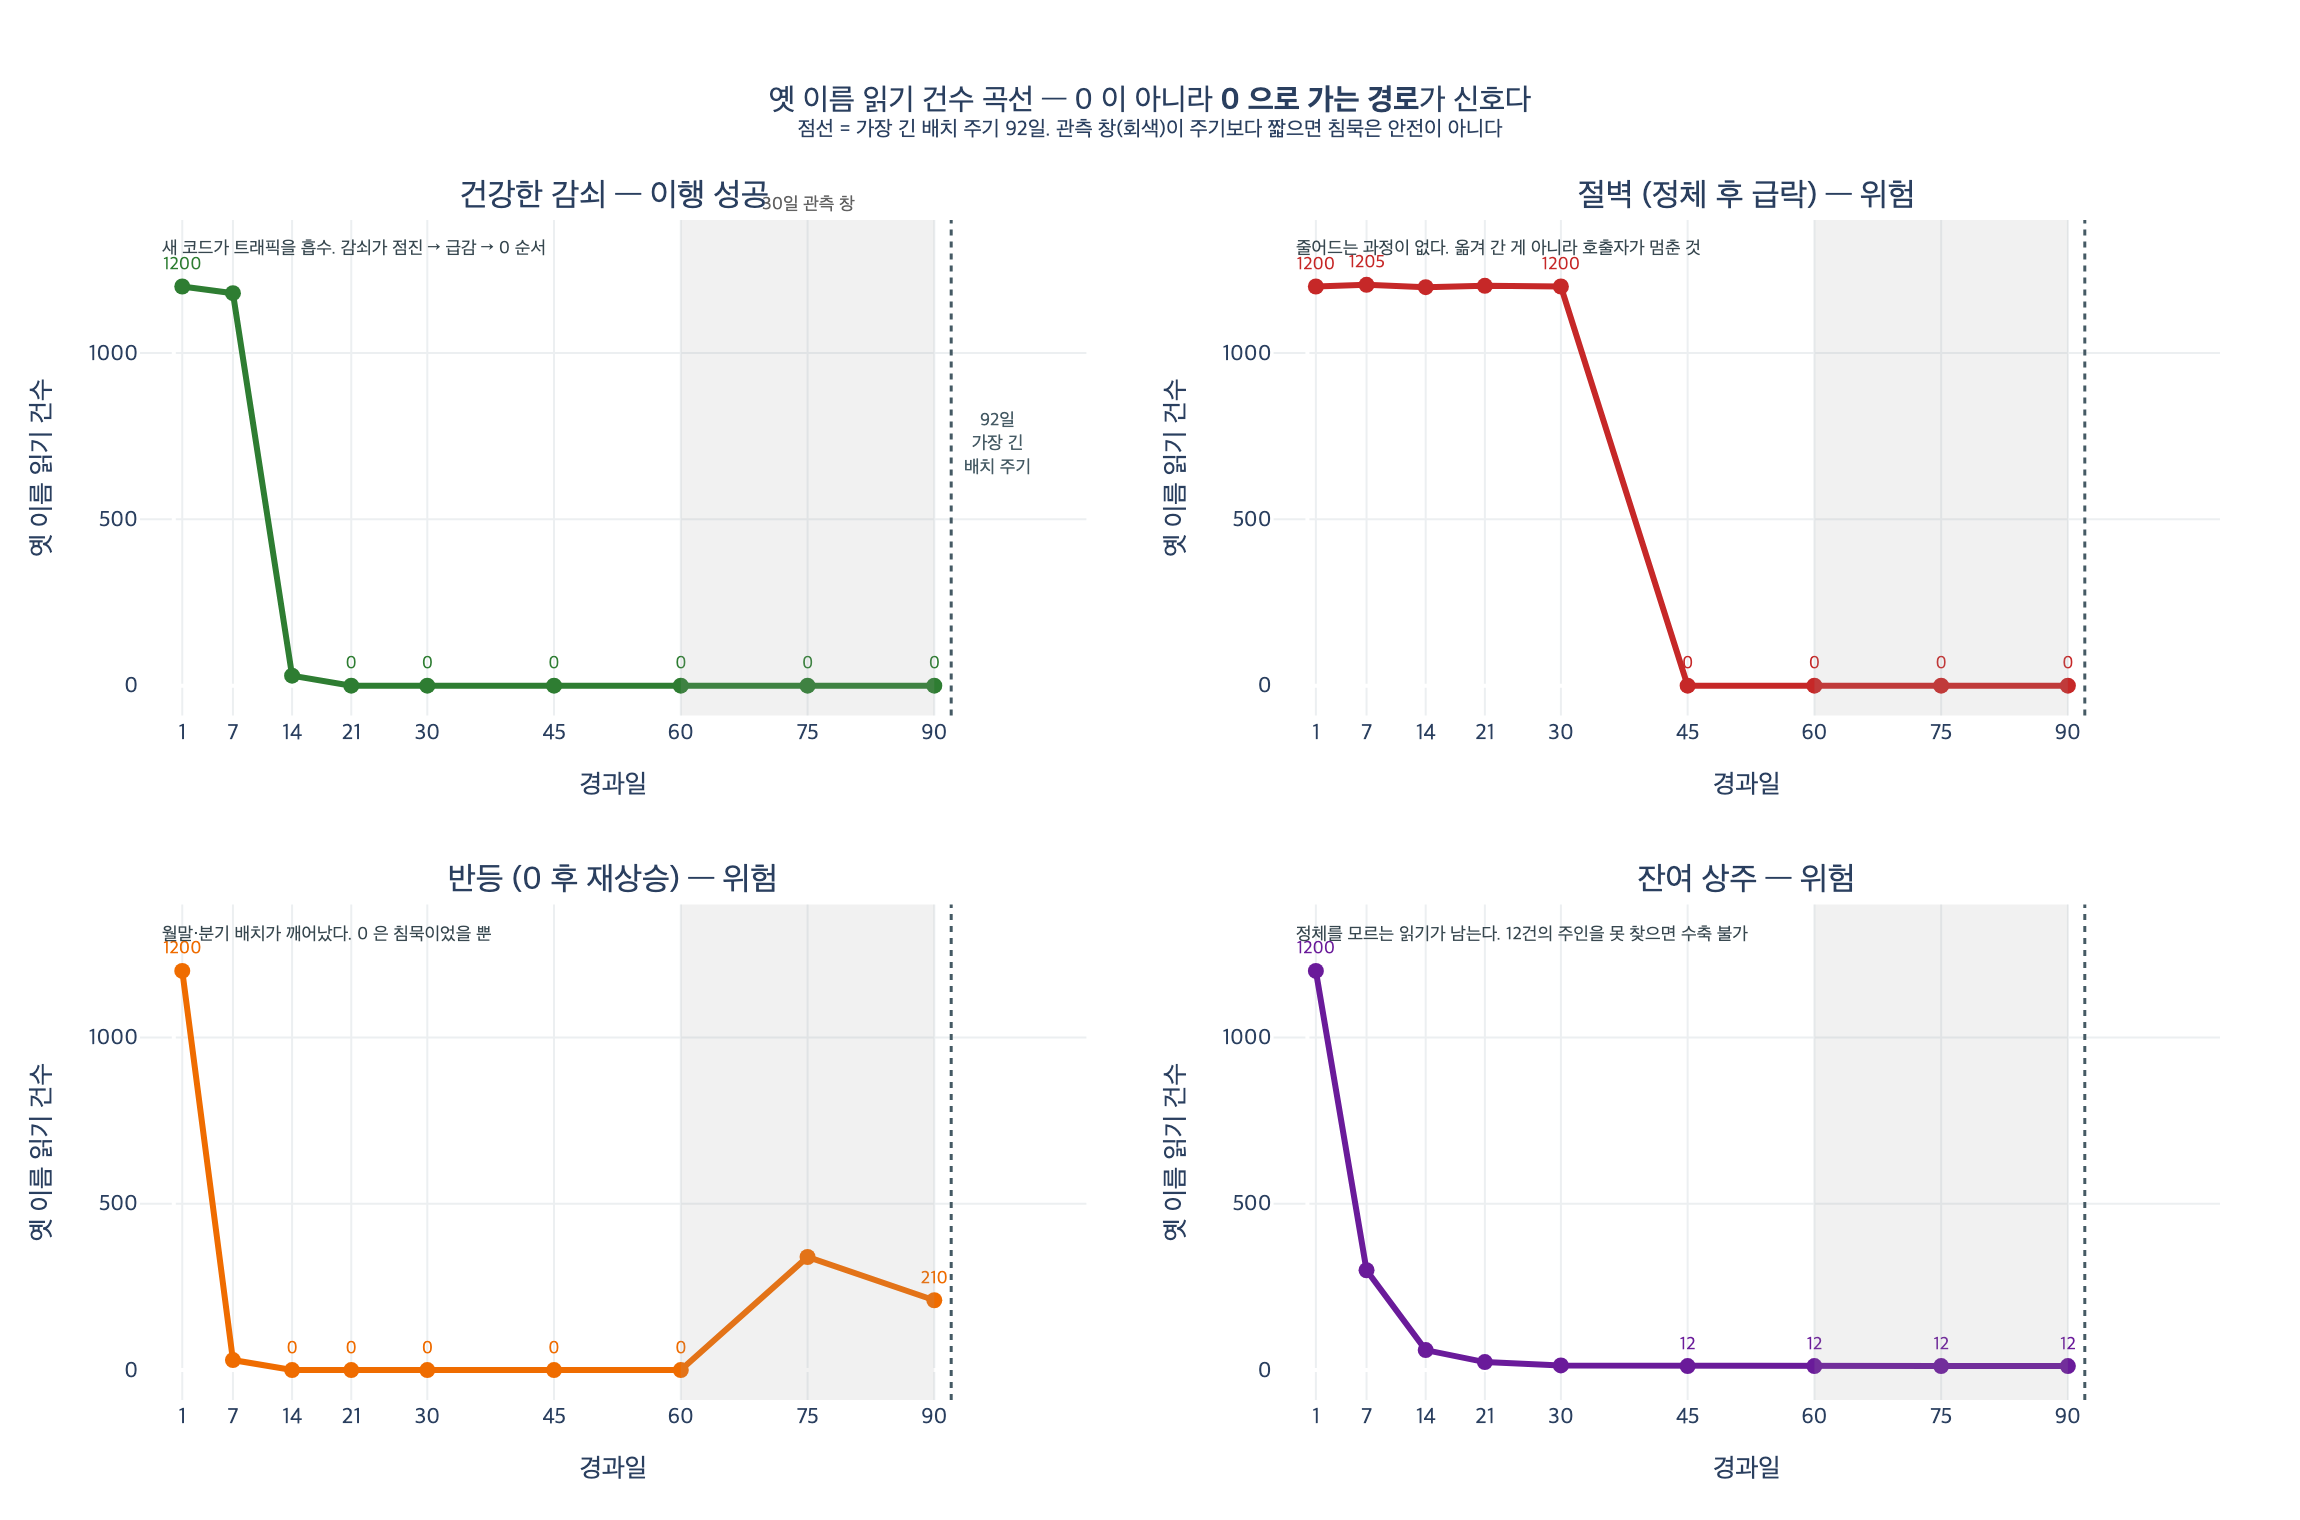

Source code (Python):
# %% [markdown]
# # 이행이 잘 되고 있다는 신호 — 옛 이름 읽기 건수의 감쇠 곡선
#
# 32장의 결론 한 줄은 이것이다.
#
# > 조직도 렌더의 곡선을 보시라. **1,200 → 1,180 → 30 → 0** 으로 떨어졌다.
# > 그게 «새 코드로 옮겨 간» 흔적이다. 이런 곡선이 보이면 이행이 잘 되고 있는 것이다.
#
# 즉 **이행의 진척은 "새 코드가 배포됐다"가 아니라 "옛 이름 읽기 건수가 어떻게 떨어지느냐"로 관측한다.**
# 배포는 의도이고, 읽기 건수는 사실이다.
#
# 이 노트북에서 볼 것:
#
# 1. 건강한 감쇠 곡선(조직도 렌더)과 그 모양의 의미
# 2. 같은 "0"으로 끝나지만 신뢰할 수 없는 세 가지 **위험 신호 곡선**
# 3. **침묵 ≠ 안전** — 관측 창(30일)이 배치 주기(92일)보다 짧으면 0은 증거가 아니다
#
# 수식으로 쓰면 건강한 곡선은 대략 지수 감쇠에 가깝다.
#
# $$ r(t) \approx r_0 \cdot e^{-\lambda t}, \qquad \lambda > 0 $$
#
# 그리고 수축(옛 스키마 삭제)의 안전 조건은 시간이 아니라 **주기** 기준이다.
#
# $$ \text{safe} \iff \bigl(t_{\text{now}} - t_{\text{last read}}\bigr) > T_{\max\ \text{cycle}} $$

# %%
# 필요 패키지: plotly, kaleido  (pip install plotly kaleido)
import os

import plotly.graph_objects as go
from plotly.subplots import make_subplots


def _show(fig):
    try:
        from IPython import get_ipython

        if get_ipython() is not None:  # VSCode 셀/Jupyter에서만 렌더링
            fig.show()
    except ImportError:
        pass


HERE = os.path.dirname(os.path.abspath(__file__)) if "__file__" in globals() else os.getcwd()
FONT = "Apple SD Gothic Neo, Noto Sans KR, sans-serif"
print("준비 완료:", HERE)
# 출력: 준비 완료: /Users/swcho/.../fc6c5b6f-04da-4bdb-b578-e9aa0035f4d0

# %% [markdown]
# ## 1. 원문의 관측 기록
#
# 예제 3(`ex3_when_to_contract.py`)의 `READS` 를 그대로 옮긴다.
# `(일자, 읽은 주체, 건수)` — 최근 90일간 **옛 이름(이끔)** 을 읽은 기록이다.

# %%
READS = [
    (1, "정산 배치", 420),
    (1, "조직도 렌더", 1200),
    (7, "정산 배치", 410),
    (7, "조직도 렌더", 1180),
    (14, "정산 배치", 405),
    (14, "조직도 렌더", 30),
    (21, "정산 배치", 400),
    (21, "조직도 렌더", 0),
    (30, "정산 배치", 395),
    (45, "정산 배치", 390),
    (60, "정산 배치", 2),
    (75, "정산 배치", 0),
    (82, "월말 마감", 340),  # 월말에만 도는 배치
    (88, "분기 결산", 210),  # 분기에 한 번 도는 배치
    (90, "정산 배치", 0),
]
TODAY = 140
LONGEST_CYCLE = 92  # 제일 드물게 도는 잡 — 분기 결산


def by_reader(reads):
    d = {}
    for day, who, n in reads:
        d.setdefault(who, []).append((day, n))
    for v in d.values():
        v.sort()
    return d


HIST = by_reader(READS)
for who, h in HIST.items():
    print(f"{who:<10} {[n for _d, n in h]}")
# 출력: 정산 배치     [420, 410, 405, 400, 395, 390, 2, 0, 0]
# 출력: 조직도 렌더    [1200, 1180, 30, 0]
# 출력: 월말 마감     [340]
# 출력: 분기 결산     [210]

# %% [markdown]
# ## 2. 건강한 곡선을 숫자로 확인한다
#
# "잘 되고 있다"를 눈대중이 아니라 두 개의 수로 잡아 둔다.
#
# - **감쇠율** $1 - r_t/r_{t-1}$ : 구간마다 몇 %가 사라졌나
# - **0 도달 후 재상승 여부** : 0 이 마지막인가, 아니면 잠깐 쉰 것인가
#
# 조직도 렌더는 1,180 → 30 구간에서 97% 가 사라진다. 새 코드로의 전환이 그 사이에 일어났다.
# 반면 정산 배치는 420 → 390 으로 **7% 밖에 안 줄었다.** 이 곡선은 "이행 중"이 아니라 "손 안 댐"이다.

# %%
def decay_table(who):
    h = HIST[who]
    rows = []
    prev = None
    for day, n in h:
        rate = None if prev in (None, 0) else 1 - n / prev
        rows.append((day, n, rate))
        prev = n
    return rows


for who in ("조직도 렌더", "정산 배치"):
    print(f"\n[{who}]")
    print(f"{'일자':>4}{'건수':>8}{'감쇠율':>10}")
    for day, n, rate in decay_table(who):
        r = "-" if rate is None else f"{rate:6.1%}"
        print(f"{day:>4}{n:>8}{r:>10}")
# 출력:
# 출력: [조직도 렌더]
# 출력:   일자      건수       감쇠율
# 출력:    1    1200         -
# 출력:    7    1180      1.7%
# 출력:   14      30     97.5%
# 출력:   21       0    100.0%
# 출력:
# 출력: [정산 배치]
# 출력:   일자      건수       감쇠율
# 출력:    1     420         -
# 출력:    7     410      2.4%
# 출력:   14     405      1.2%
# 출력:   21     400      1.2%
# 출력:   30     395      1.2%
# 출력:   45     390      1.3%
# 출력:   60       2     99.5%
# 출력:   75       0    100.0%
# 출력:   90       0         -

# %% [markdown]
# ## 3. 같은 0, 다른 의미 — 네 가지 곡선 모양
#
# 마지막 값이 0 인 곡선은 네 가지가 있는데, 그중 **하나만** 이행이 잘 된 신호다.
#
# | 모양 | 생김새 | 실제로 벌어진 일 |
# |---|---|---|
# | 건강한 감쇠 | 1200 → 1180 → 30 → 0 | 새 코드가 트래픽을 흡수했다 |
# | 절벽 (정체 후 급락) | 1200 → 1200 → 1200 → 0 | 이행이 아니라 **호출자가 죽었다** |
# | 반등 (0 찍고 튀어오름) | 1200 → 30 → 0 → 340 | 드물게 도는 배치가 깨어났다 |
# | 잔여 상주 | 1200 → 60 → 14 → 12 | 정체를 모르는 읽기가 남아 있다 |
#
# 핵심은 **0 자체가 신호가 아니라는 것.** 0 으로 가는 *경로*가 신호다.

# %%
DAYS = [1, 7, 14, 21, 30, 45, 60, 75, 90]

CURVES = {
    "건강한 감쇠": {
        "y": [1200, 1180, 30, 0, 0, 0, 0, 0, 0],
        "verdict": "이행 성공",
        "why": "새 코드가 트래픽을 흡수. 감쇠가 점진 → 급감 → 0 순서",
        "color": "#2E7D32",
    },
    "절벽 (정체 후 급락)": {
        "y": [1200, 1205, 1198, 1202, 1200, 0, 0, 0, 0],
        "verdict": "위험",
        "why": "줄어드는 과정이 없다. 옮겨 간 게 아니라 호출자가 멈춘 것",
        "color": "#C62828",
    },
    "반등 (0 후 재상승)": {
        "y": [1200, 30, 0, 0, 0, 0, 0, 340, 210],
        "verdict": "위험",
        "why": "월말·분기 배치가 깨어났다. 0 은 침묵이었을 뿐",
        "color": "#EF6C00",
    },
    "잔여 상주": {
        "y": [1200, 300, 60, 24, 14, 12, 12, 12, 12],
        "verdict": "위험",
        "why": "정체를 모르는 읽기가 남는다. 12건의 주인을 못 찾으면 수축 불가",
        "color": "#6A1B9A",
    },
}

print(f"{'곡선':<20}{'마지막값':>8}{'최소값':>7}{'0이후재상승':>12}  판정")
print("-" * 78)
for name, c in CURVES.items():
    y = c["y"]
    zero_i = next((i for i, v in enumerate(y) if v == 0), None)
    rebound = zero_i is not None and any(v > 0 for v in y[zero_i:])
    print(f"{name:<20}{y[-1]:>8}{min(y):>7}{str(rebound):>12}  {c['verdict']}")
# 출력: 곡선                    마지막값     최소값     0이후재상승  판정
# 출력: ------------------------------------------------------------------------------
# 출력: 건강한 감쇠                    0      0       False  이행 성공
# 출력: 절벽 (정체 후 급락)              0      0       False  위험
# 출력: 반등 (0 후 재상승)             210      0        True  위험
# 출력: 잔여 상주                     12     12       False  위험

# %% [markdown]
# 주의: **절벽 곡선은 위 표의 산술 지표로는 건강한 곡선과 구별되지 않는다.**
# 둘 다 마지막이 0 이고 재상승도 없다. 구별하려면 *0 에 닿기 직전까지의 감쇠*를 봐야 한다.
# 건강한 곡선은 0 에 닿기 전에 이미 97.5% 가 줄어 있고, 절벽은 직전까지 0% 다.
#
# 그래서 판정은 세 가지 조건의 논리곱으로 쓴다.
#
# $$ \text{healthy} \iff \text{reaches } 0 \;\wedge\; \neg\text{rebound} \;\wedge\; \text{predrop decay} > 0.5 $$

# %%
def diagnose(y):
    """0 도달 / 재상승 / 0 직전까지의 감쇠 — 셋을 함께 본다."""
    zero_i = next((i for i, v in enumerate(y) if v == 0), None)
    reaches_zero = zero_i is not None
    rebound = reaches_zero and any(v > 0 for v in y[zero_i:])
    if reaches_zero and zero_i > 0:
        predrop = 1 - y[zero_i - 1] / y[0]
    else:
        predrop = None  # 0 에 아예 닿지 않으면 정의할 수 없다
    return reaches_zero, rebound, predrop


print(f"{'곡선':<20}{'0도달':>6}{'재상승':>7}{'0직전감쇠':>10}  판정")
print("-" * 72)
for name, c in CURVES.items():
    z, reb, pre = diagnose(c["y"])
    if not z:
        verdict = "잔여 상주 — 0 에 못 닿음"
    elif reb:
        verdict = "반등 — 침묵이었을 뿐"
    elif pre is not None and pre <= 0.5:
        verdict = "절벽 — 이행 아님"
    else:
        verdict = "건강한 감쇠"
    ps = "-" if pre is None else f"{pre:.1%}"
    print(f"{name:<20}{str(z):>6}{str(reb):>7}{ps:>10}  {verdict}")
# 출력: 곡선                    0도달    재상승    0직전감쇠  판정
# 출력: ------------------------------------------------------------------------
# 출력: 건강한 감쇠                True  False     97.5%  건강한 감쇠
# 출력: 절벽 (정체 후 급락)          True  False      0.0%  절벽 — 이행 아님
# 출력: 반등 (0 후 재상승)          True   True     97.5%  반등 — 침묵이었을 뿐
# 출력: 잔여 상주                False  False         -  잔여 상주 — 0 에 못 닿음

# %% [markdown]
# ## 4. 침묵은 안전이 아니다 — 관측 창 대비 배치 주기
#
# 예제 3의 세 가지 판정을 그대로 돌려 본다. 앞의 둘은 «지워도 됨»이라 하고 세 번째만 «아직»이라 한다.
# **그리고 세 번째가 맞다.**
#
# $$ \text{관측 창}(30) < T_{\max\ \text{cycle}}(92) \Rightarrow \text{0 은 증거가 아니다} $$

# %%
def last_use(h):
    used = [d for d, n in h if n > 0]
    return max(used) if used else None


print(f"{'읽는 주체':<12}{'마지막 사용':>10}{'경과일':>7}{'최근 30일':>10}")
print("-" * 42)
for who, h in sorted(HIST.items()):
    lu = last_use(h)
    recent = sum(n for d, n in h if d > TODAY - 30)
    print(f"{who:<12}{lu if lu else '없음':>10}{TODAY - lu if lu else 999:>7}{recent:>10}")

quiet30 = all(sum(n for d, n in h if d > TODAY - 30) == 0 for h in HIST.values())
all_quiet30 = all((TODAY - last_use(h)) >= 30 for h in HIST.values() if last_use(h))
safe_cycle = all((TODAY - last_use(h)) > LONGEST_CYCLE for h in HIST.values() if last_use(h))

print()
for label, v in (
    ("최근 30일 건수가 0인가", quiet30),
    ("모든 주체가 30일 이상 조용", all_quiet30),
    (f"가장 긴 주기({LONGEST_CYCLE}일)보다 오래", safe_cycle),
):
    print(f"{label:<30}{'지워도 됨' if v else '아직'}")
# 출력: 읽는 주체           마지막 사용    경과일     최근 30일
# 출력: ------------------------------------------
# 출력: 분기 결산                 88     52         0
# 출력: 월말 마감                 82     58         0
# 출력: 정산 배치                 60     80         0
# 출력: 조직도 렌더                14    126         0
# 출력:
# 출력: 최근 30일 건수가 0인가                지워도 됨
# 출력: 모든 주체가 30일 이상 조용             지워도 됨
# 출력: 가장 긴 주기(92일)보다 오래           아직

# %% [markdown]
# 분기 결산은 52일째 조용하다. 30일 창으로 보면 완전한 0 이다.
# 그런데 이건 **92일마다 도는 잡**이다. 40일 뒤에 깨어나서 없어진 이름을 찾는다.
# 연말 정산이면 365일이므로 «1년 조용»해도 지우면 안 된다.

# %% [markdown]
# ## 5. 시각화
#
# 왼쪽 위가 정답 곡선이고, 나머지 셋은 마지막 값만 보면 속기 쉬운 곡선들이다.
# 각 패널에 **30일 관측 창**(회색 음영)과 **92일 배치 주기**(점선)를 겹쳐 그려서,
# 관측 창 안의 0 이 왜 증거가 못 되는지 보이게 한다.

# %%
titles = list(CURVES)
fig = make_subplots(
    rows=2,
    cols=2,
    subplot_titles=[f"{t} — {CURVES[t]['verdict']}" for t in titles],
    vertical_spacing=0.16,
    horizontal_spacing=0.09,
)

for i, name in enumerate(titles):
    r, cc = i // 2 + 1, i % 2 + 1
    c = CURVES[name]
    fig.add_trace(
        go.Scatter(
            x=DAYS,
            y=c["y"],
            mode="lines+markers+text",
            line=dict(color=c["color"], width=3),
            marker=dict(size=8),
            text=[str(v) if v in (c["y"][0], max(c["y"]), c["y"][-1]) or v == 0 else "" for v in c["y"]],
            textposition="top center",
            textfont=dict(size=9, color=c["color"]),
            name=name,
            hovertemplate="%{x}일: %{y}건<extra></extra>",
            showlegend=False,
        ),
        row=r,
        col=cc,
    )
    # 30일 관측 창 — "최근 30일이 0" 이라고 말하는 구간
    fig.add_vrect(
        x0=60, x1=90, fillcolor="#9E9E9E", opacity=0.15, line_width=0,
        row=r, col=cc,
    )
    # 가장 긴 배치 주기(92일) 경계
    fig.add_vline(
        x=92, line=dict(color="#455A64", width=1.5, dash="dot"),
        row=r, col=cc,
    )
    fig.add_annotation(
        x=0.02,
        y=0.97,
        xref="x domain" if i == 0 else f"x{i + 1} domain",
        yref="y domain" if i == 0 else f"y{i + 1} domain",
        text=c["why"], showarrow=False, align="left",
        font=dict(size=9, color="#37474F"), xanchor="left", yanchor="top",
        row=r, col=cc,
    )

fig.add_annotation(
    x=75, y=1, xref="x", yref="y domain",
    text="30일 관측 창", showarrow=False,
    font=dict(size=9, color="#616161"), yanchor="bottom",
)
fig.add_annotation(
    x=92, y=0.55, xref="x", yref="y domain",
    text="92일<br>가장 긴<br>배치 주기", showarrow=False,
    font=dict(size=9, color="#455A64"), xanchor="left", xshift=4,
)

fig.update_xaxes(title_text="경과일", tickvals=DAYS, range=[-4, 108], gridcolor="#ECEFF1")
fig.update_yaxes(title_text="옛 이름 읽기 건수", range=[-90, 1400], gridcolor="#ECEFF1")
fig.update_layout(
    title=dict(
        text="옛 이름 읽기 건수 곡선 — 0 이 아니라 <b>0 으로 가는 경로</b>가 신호다"
        "<br><sup>점선 = 가장 긴 배치 주기 92일. 관측 창(회색)이 주기보다 짧으면 침묵은 안전이 아니다</sup>",
        x=0.5,
        xanchor="center",
    ),
    font=dict(family=FONT, size=11),
    plot_bgcolor="white",
    paper_bgcolor="white",
    height=760,
    width=1150,
    margin=dict(t=110, b=60, l=70, r=40),
)

_show(fig)
fig.write_image(os.path.join(HERE, "expy.png"), scale=2)
print("saved:", os.path.join(HERE, "expy.png"))
# 출력: saved: /Users/swcho/.../fc6c5b6f-04da-4bdb-b578-e9aa0035f4d0/expy.png

# %% [markdown]
# ## 6. 정리 — 관측을 게이트로 바꾼다
#
# 예제 5(`ex5_migration_plan.py`)는 이 관측값들을 **통과 조건**으로 코드에 박아 둔다.
# 곡선을 눈으로 보는 데서 끝내면 사람이 "대충 된 것 같은데"로 넘어가기 때문이다.

# %%
STATE = {
    "불일치_건수": 3,
    "옛것_읽기_건수_최근": 0,
    "가장_긴_주기_일": 92,
    "옛것_마지막_읽기_경과일": 52,
    "롤백_가능": True,
}

GATES = [
    ("dual-read", "불일치가 0인가", lambda s: s["불일치_건수"] == 0),
    ("cutover", "옛것 읽기가 0인가", lambda s: s["옛것_읽기_건수_최근"] == 0),
    ("cutover", "롤백이 가능한가", lambda s: s["롤백_가능"]),
    ("contract", "가장 긴 주기보다 오래 조용한가",
     lambda s: s["옛것_마지막_읽기_경과일"] > s["가장_긴_주기_일"]),
]

blocked = None
for phase, label, fn in GATES:
    ok = fn(STATE)
    print(f"{phase:<11}{label:<24}{'○' if ok else '✗'}")
    if not ok and blocked is None:
        blocked = (phase, label)
print(f"\n막힌 곳: {blocked[0]} — {blocked[1]}")
# 출력: dual-read  불일치가 0인가                 ✗
# 출력: cutover    옛것 읽기가 0인가               ○
# 출력: cutover    롤백이 가능한가                 ○
# 출력: contract   가장 긴 주기보다 오래 조용한가        ✗
# 출력:
# 출력: 막힌 곳: dual-read — 불일치가 0인가

# %% [markdown]
# 정리하면 **이행이 잘 되고 있다는 신호는 세 가지가 동시에 성립할 때다.**
#
# 1. 옛 이름 읽기 건수가 **점진적으로** 떨어져 0 에 닿는다 (1,200 → 1,180 → 30 → 0)
# 2. 0 에 닿은 뒤 **가장 긴 배치 주기보다 오래** 0 을 유지한다 (92일, 연말 정산이면 365일)
# 3. 그 사이 «둘 다 읽고 비교»의 **불일치 건수도 0** 이다
#
# 하나라도 빠지면 0 은 이행의 증거가 아니라 관측 실패의 증거다.
